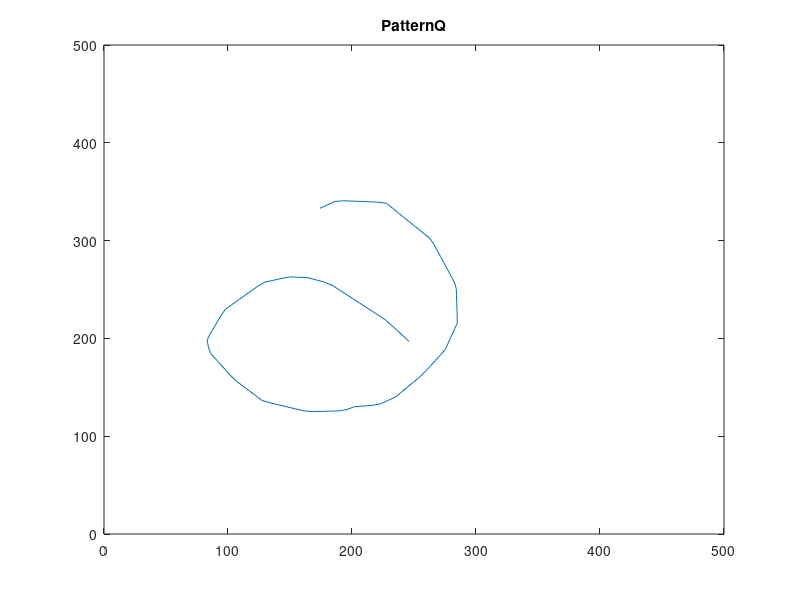
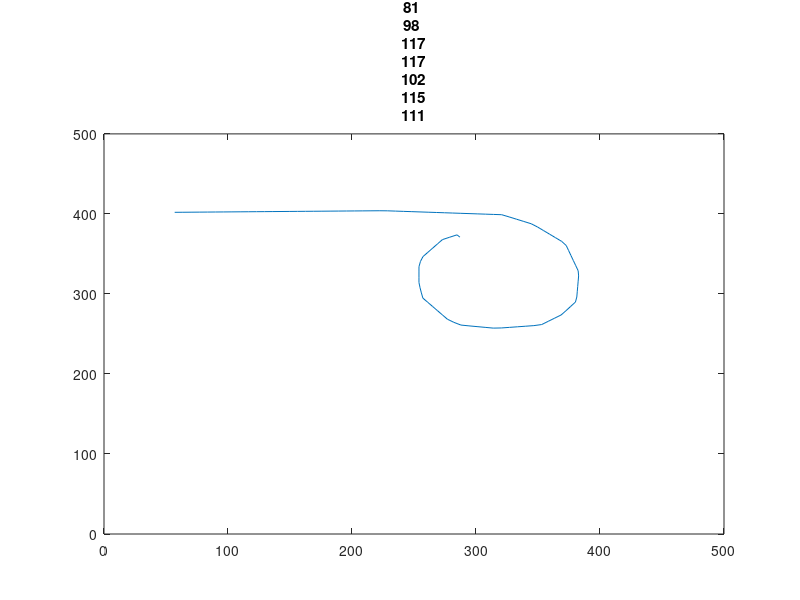

MATLAB code for these plots, in order: (Note: this script raises an error after producing the figures.)
clear all
global patternC
global patternQ

load PatternsCellArray.mat
load patternQ.mat

figure()
plot(patternQ(1, :), patternQ(2, :))
title("PatternQ")
axis([0 500 0 500])

for j = 1:3

    patternC = Patterns{j};
    figure()
    plot(patternC(1, :), patternC(2, :))
    title("Pattern" + j)
    axis([0 500 0 500])

    % Optimise to match patternQ
    [x,val] = HookeJeeves(@Q3function, @DirectionalGoldenSectionSearch, 4, [1 1 1 1], 0.001);

    % Plot results
    abMatrix = [x(1), -x(2);
                x(2), x(1)];

    rMatrix = [x(3); x(4)];

    for i = 1:length(patternC)
        patternTransformed(:, i) = abMatrix*patternC(:, i) + rMatrix;
    end

    figure()
    plot(patternTransformed(1, :), patternTransformed(2, :))
    title("Pattern" + j + " transformed")
    axis([0 500 0 500])
    
    results{j, 1} = x;
    results{j, 2} = val;
    
end

for i = 1:3
    disp("Pattern " + i + ":")
    disp("x = [" + results{i, 1}(1) + ", " + results{i, 1}(2) + ", " + results{i, 1}(3) + ", " + results{i, 1}(4) + "]")
    disp("f = " + results{i, 2})
end